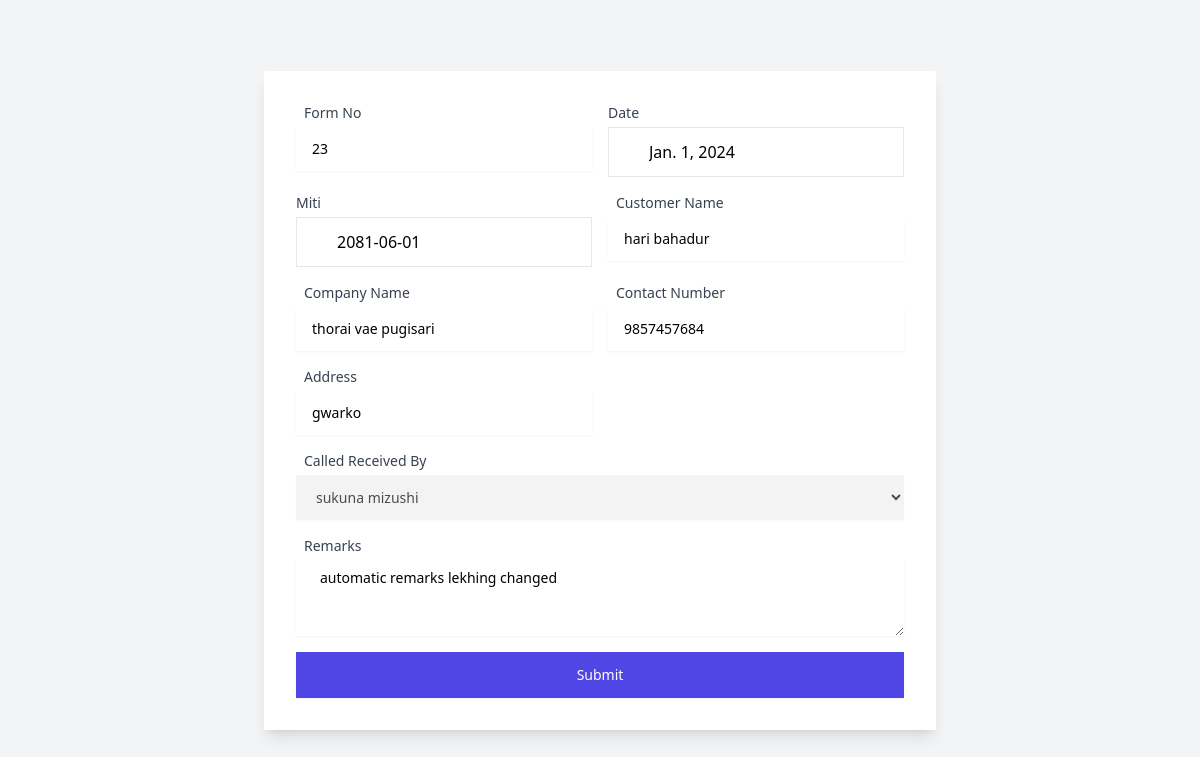
The app's page /update_inquiry/23/ (signed in) with its own data.
### userauths/models.py (models this page shows)
class Inquiry(models.Model):
    date = models.DateField()
    miti = models.CharField(blank=True, null=True, max_length=255)
    customer_name = models.CharField(max_length=255)
    company_name = models.CharField(max_length=255, blank=True, null=True)
    contact_number = models.CharField(max_length=20)
    address = models.CharField(max_length=255)
    called_received_by = models.CharField(max_length=255, default="None")
    remarks = models.TextField(blank=True, null=True)
    STATUS_CHOICES = [
        ('new', 'New'),
        ('on_progress', 'On Progress'),
        ('reverted', 'Reverted'),
        ('confirmed', 'Confirmed'),
        ('sold', 'Sold'),
        ('not_fixed', 'Not Fixed'),
        ('declined', 'Declined'),
        ('mood_changed', 'Mood Changed'),
        ('others', 'Others'),
    ]
    status = models.CharField(max_length=20, choices=STATUS_CHOICES, default='new')  # Changed field

class Employee(models.Model):
    user = models.OneToOneField(User, on_delete=models.CASCADE)
    first_name = models.CharField(max_length=100)
    last_name = models.CharField(max_length=100)
    email = models.EmailField()
    address = models.TextField()
    contact = models.CharField(max_length=15)
    age = models.PositiveIntegerField()
    profile_image = models.ImageField(upload_to='profile_images/', blank=True, null=True)

### userauths/views.py (the view, shortened to what this page needs)
# urls.py: path('update_inquiry/<int:inquiry_id>/', views.update_inquiry, name='update_inquiry'),
@login_required
def update_inquiry(request,inquiry_id):
    inquiry = get_object_or_404(Inquiry, id=inquiry_id)
    all_employees = Employee.objects.all()
    context = {
        'inquiry': inquiry,
        'all_employees': all_employees,
        'is_superuser': request.user.is_superuser,  # Add this line
    }
    return render(request, 'inquiry/update_inquiry.html',context)

### Templates/inquiry/update_inquiry.html (shortened to what this page needs)
<!DOCTYPE html>
<html lang="en">
  <head>
    <script src="https://cdn.tailwindcss.com"></script>
    <link
      href="https://cdn.jsdelivr.net/npm/remixicon@3.5.0/fonts/remixicon.css"
      rel="stylesheet"
    />
    <link
    href="https://nepalidatepicker.sajanmaharjan.com.np/nepali.datepicker/css/nepali.datepicker.v4.0.4.min.css"
    rel="stylesheet"
    type="text/css"
  />
  <link
    rel="stylesheet"
    href="https://cdn.jsdelivr.net/npm/flatpickr/dist/flatpickr.min.css"
  />
  </head>
  <body class="bg-gray-100 min-h-screen flex items-center justify-center">
    <div class="bg-white p-8 shadow-lg w-full max-w-2xl">
      <form class="grid grid-cols-2 gap-4" method="POST">
        <div class="col-span-1">
          <label
            class="block text-sm font-medium text-gray-700 flex items-center"
          >
            Form No
          </label>
          <input
            type="text"
            name="form_no"
            value="{{ inquiry.id }}"
            value="1"
            readonly
            class="mt-1 block w-full border-gray-300 shadow-sm focus:border-indigo-500 sm:text-sm py-3 px-4"
          />
        </div>
        <div class="col-span-1 relative">
          <label for="inquiry_date" class="block text-sm font-medium text-gray-700 mb-1"> Date</label>
          <input type="text" id="in_date_eng" name="date"
          value="{{ inquiry.date }}"
              class="pl-10 pr-3 py-3 w-full border border-gray-200 focus:outline-none focus:border-gray-200"
              required />
      </div>
      <div class="col-span-1 relative">
          <label for="inquiry_miti" class="block text-sm font-medium text-gray-700 mb-1"> Miti</label>
          <input type="text" name="miti" id="in_date_nep"
          value="{{ inquiry.miti }}"
              class="pl-10 pr-3 py-3 w-full border border-gray-200 focus:outline-none focus:border-gray-200"
              required />
      </div>
        <div class="col-span-1">
          <label
            class="block text-sm font-medium text-gray-700 flex items-center"
          >
            Customer Name
          </label>
          <input
            type="text"
            name="customer_name"
            value="{{ inquiry.customer_name }}"
            required
            class="mt-1 block w-full border-gray-300 shadow-sm focus:border-indigo-500 sm:text-sm py-3 px-4"
            placeholder="Enter Customer Name"
          />
        </div>
        <div class="col-span-1">
          <label
            class="block text-sm font-medium text-gray-700 flex items-center"
          >
            Company Name
          </label>
          <input
            type="text"
            name="company_name"
            value="{{ inquiry.company_name }}"
            required
            class="mt-1 block w-full border-gray-300 shadow-sm focus:border-indigo-500 sm:text-sm py-3 px-4"
            placeholder="Enter Company Name"
          />
        </div>
        <div class="col-span-1">
          <label
            class="block text-sm font-medium text-gray-700 flex items-center"
          >
            Contact Number
          </label>
          <input
            type="tel"
            name="contact_number"
            value="{{ inquiry.contact_number }}"
            required
            class="mt-1 block w-full border-gray-300 shadow-sm focus:border-indigo-500 sm:text-sm py-3 px-4"
            placeholder="Enter Contact Number"
          />
        </div>
        <div class="col-span-1">
          <label
            class="block text-sm font-medium text-gray-700 flex items-center"
          >
            Address
          </label>
          <input
            type="text"
            name="address"
            required
            value="{{ inquiry.address }}"
            class="mt-1 block w-full border-gray-300 shadow-sm focus:border-indigo-500 sm:text-sm py-3 px-4"
            placeholder="Enter Address"
          />
        </div>
        <div class="col-span-2">
          <label
            class="block text-sm font-medium text-gray-700 flex items-center"
          >
            Called
            Received By
          </label>
          <select
          name="called_received_by"
          id="employee"
          class="mt-1 block w-full border-gray-300 shadow-sm focus:border-indigo-500 sm:text-sm py-3 px-4"
          {% if not is_superuser %} disabled {% endif %}
      >
          {% for employee in all_employees %}
          <option value="{{ employee.first_name }} {{ employee.last_name }}"
              {% if employee.first_name|add:' '|add:employee.last_name == inquiry.called_received_by %} selected {% endif %}>
              {{ employee.first_name }} {{ employee.last_name }}
          </option>
          {% endfor %}
      </select>
        </div>
        <div class="col-span-2">
          <label
            class="block text-sm font-medium text-gray-700 flex items-center"
          >
            Remarks
          </label>
          <textarea
            name="remarks"
            rows="3"
            required
            class="mt-1 px-6 py-2 block w-full border-gray-300 shadow-sm focus:border-indigo-500 sm:text-sm"
            placeholder="Write Something About Inquiry"
          >
{{ inquiry.remarks }}</textarea
          >
        </div>
        <div class="col-span-2">
          <button
            type="submit"
            class="w-full inline-flex justify-center py-3 px-4 border border-transparent shadow-sm text-sm font-medium text-white bg-indigo-600 hover:bg-indigo-700 focus:outline-none focus:ring-2 focus:ring-offset-2 focus:ring-indigo-500"
          >
            Submit
          </button>
        </div>
      </form>
    </div>
  </body>
</html>

### records on screen
Inquiry: form_no "23", date "Jan. 1, 2024", miti "2081-06-01", customer_name "hari bahadur", company_name "thorai vae pugisari", contact_number "9857457684", address "gwarko", called_received_by "sukuna mizushi", remarks "automatic remarks lekhing changed"
